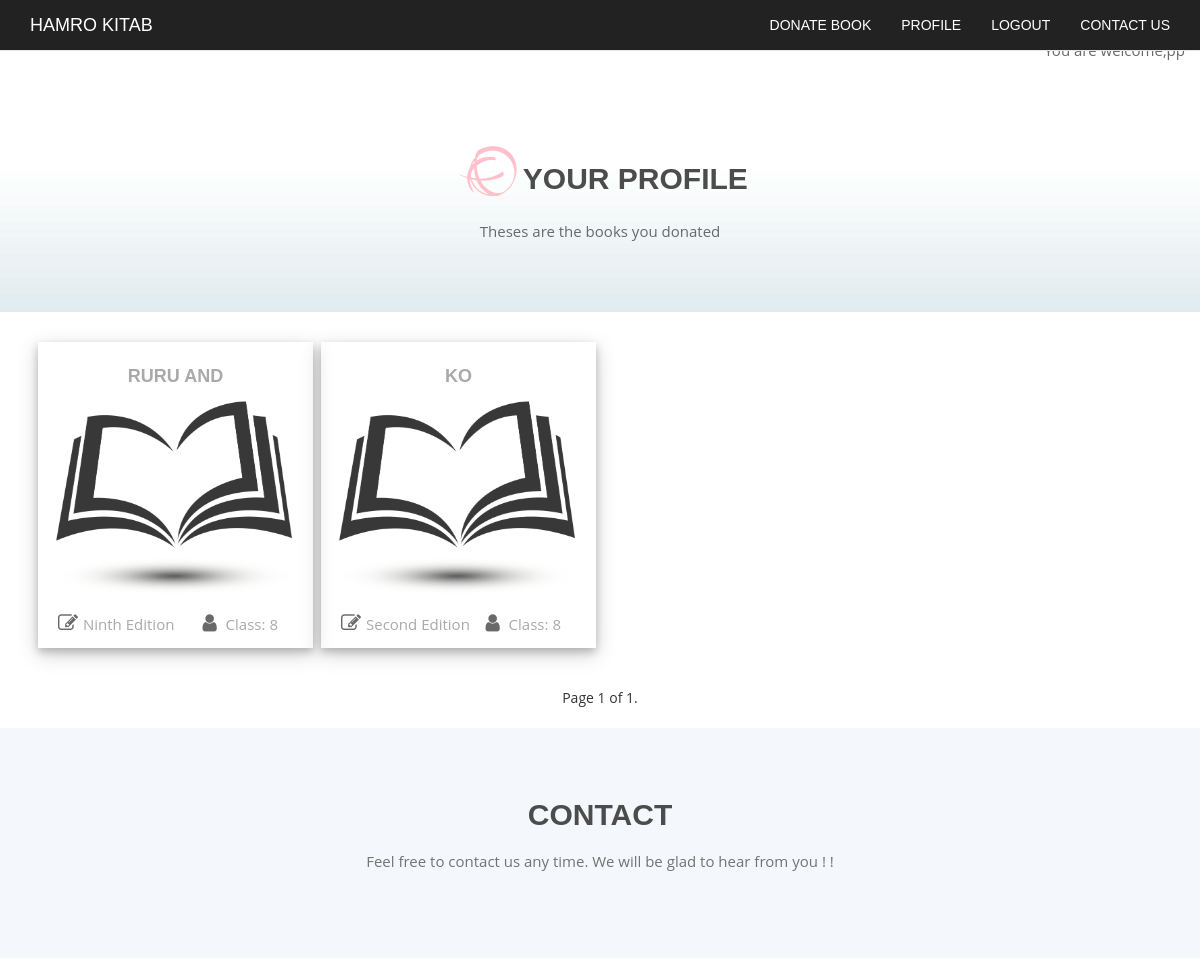
The page /profile/ (signed in, upper part) on the database as committed earlier.
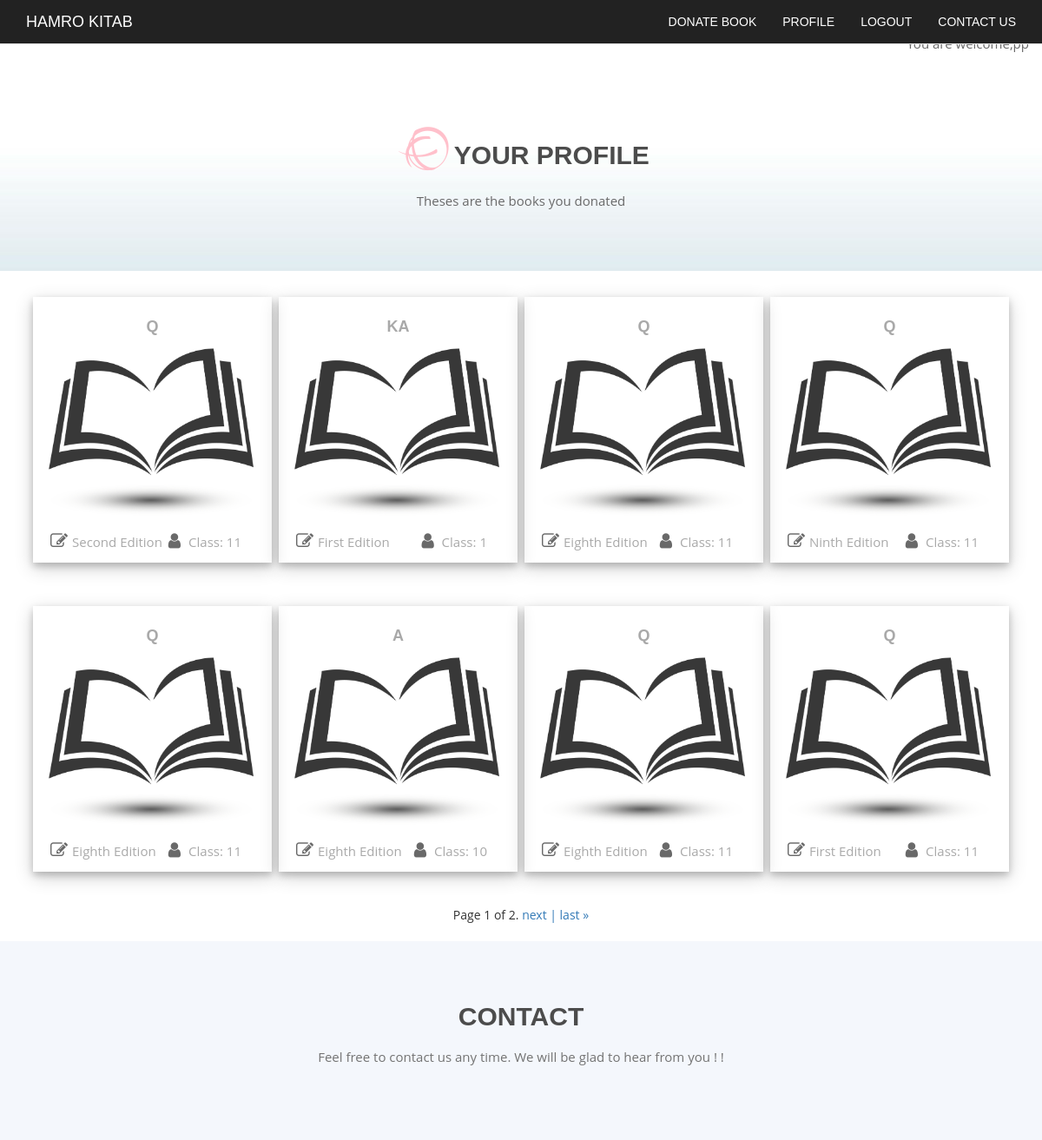
The same page on the database as committed later.
### donate/models.py (models this page shows, shortened)
class Details(models.Model):
    user= models.ForeignKey(settings.AUTH_USER_MODEL, null=True)
    Name = models.CharField(max_length=200)
    Class= models.IntegerField(validators=[MaxValueValidator(13), MinValueValidator(1)])
    Publisher= models.CharField(max_length=200)
    Edition= models.CharField(max_length=10, choices=EDITION_CHOICES)
    Status= models.CharField(max_length=10, choices=ST_CHOICES)
    Your_District= models.CharField(max_length=100)
    Ward_number= models.IntegerField(validators=[MaxValueValidator(36), MinValueValidator(1)])
    Phone_number= models.CharField(max_length=100)

### donate/views.py (the view)
# urls.py: url(r'^profile/$', donate_views.profile, name='profile'),
@login_required(login_url='/login/')
def profile(request):
    queryset_list = Details.objects.filter(user_id=request.user.id).order_by("-id")
    paginator = Paginator(queryset_list, 8)  # Show 25 contacts per page
    page_request_var = "page"
    page = request.GET.get(page_request_var)
    try:
        queryset = paginator.page(page)
    except PageNotAnInteger:
        queryset = paginator.page(1)
    except EmptyPage:
        queryset = paginator.page(paginator.num_pages)
    context = {
        "queryset_list": queryset,
        "page_request_var": page_request_var
    }
    return render(request, 'donate/profile.html', context)

### donate/templates/donate/profile.html (shortened to what this page needs)
{% load staticfiles %}
<!DOCTYPE html>
<html lang="en">
  <head>
            <link rel="stylesheet" href="{% static 'donate/css/hover.css">
    <link href="{% static 'donate/css/bootstrap.min.css' %}" rel="stylesheet">
    <link rel="stylesheet" href="{% static 'donate/font-awesome-4.7.0/css/font-awesome.min.css' %}">
    <link rel="stylesheet" href="{% static 'donate/css/animate.min.css' %}">
    <link rel = "stylesheet" href="{% static 'donate/css/profile.css' %}">
  </head>
  <body>
    <div id="myNavbar" class="navbar navbar-default navbar-fixed-top" role="navigation">
        <div class="container">
            <div class="navbar-header">
                   <a href="{% url 'index' %}" class="navbar-brand">Hamro Kitab</a>
            </div>
            <div class="navbar-collapse collapse">
                <ul class="nav navbar-nav navbar-right">
                    <li><a href="{% url 'donate_book' %}">Donate Book</a></li>
                    {% if user.is_authenticated %}
                    <li><a href="{% url 'profile' %}">Profile</a></li>
                    {% endif %}
                    {% if user.is_authenticated %}
                    <li><a href="{% url 'logout' %}">Logout</a></li>
                    {% endif %}
                    <li><a href="#contact">Contact us</a></li>
                </ul>
            </div>
        </div>
    </div>
        <div  class="search_l">
          <div class="container">
             <div class="row">
                 <div class="welcome"> <p> You are welcome,{{request.user}}</p></div>
            </div>
              <div class="row">
                  <h2 class="wow fadeInUp"><i class="fa fa-ravelry" aria-hidden="true"></i>Your profile</h2>
                  <p class="wow fadeInUp" data-wow-delay="0.4s">Theses are the books you donated </p>
                    </div>
                  </div>
                    </div>
      <div class="hostel_ko_list">
      <div class="container">
{% for obj  in queryset_list %}
          <div class="border hvr-float col-lg-3 col-md-3  wow fadeInUp" data-wow-delay="0.1s "> <a href=' {% url "book_detail" id=obj.id %} ' ><h4>{{obj.Name}} </h4><img class="id3h " src="{% static 'donate/images/fav.png' %}"></a><div class="eta"><p><i class="fa fa-pencil-square-o" aria-hidden="true"></i>{{obj.Edition}} Edition</p></div> <div class="uta" ><p><i class="fa fa-user" aria-hidden="true"></i> Class: {{obj.Class}} </p></div></div>
{% endfor %}
</div>
<div class="pagin">
    <span class="step-links">
        <span class="current">
            Page {{ queryset_list.number }} of {{ queryset_list.paginator.num_pages }}.
        </span>
        {% if queryset_list.has_next %}
            <a href="?page={{ queryset_list.next_page_number }}">next</a>
            <a href="?page={{ queryset_list.paginator.num_pages }}">| last &raquo;</a>
        {% endif %}
    </span>
</div>
      </div>
      <div id="contact" class="contact">
          <div class="container">
              <div class="row">
                  <h2 class="wow fadeInUp">Contact</h2>
                  <p class="wow fadeInUp" data-wow-delay="0.4s">Feel free to contact us any time. We will be glad to hear from you ! !</p>
              </div>
           </div>
      </div>
  </body>
</html>

Rows that differ between the two databases and show on the page:
no longer on this page (row edited): Details: Name "RURU AND", Edition "Ninth", Class "8"
no longer on this page (row unchanged): Details: Name "KO", Edition "Second", Class "8"
added Details: Name "Q", Edition "Second", Class "11"
added Details: Name "KA", Edition "First", Class "1"
added Details: Name "Q", Edition "Eighth", Class "11"
added Details: Name "Q", Edition "Ninth", Class "11"
added Details: Name "Q", Edition "Eighth", Class "11"
added Details: Name "A", Edition "Eighth", Class "10"
added Details: Name "Q", Edition "Eighth", Class "11"
added Details: Name "Q", Edition "First", Class "11"
Other text that changed with them:
{{ queryset_list.paginator.num_pages }}: "1" → "2"
text now shown: "next | last »"
